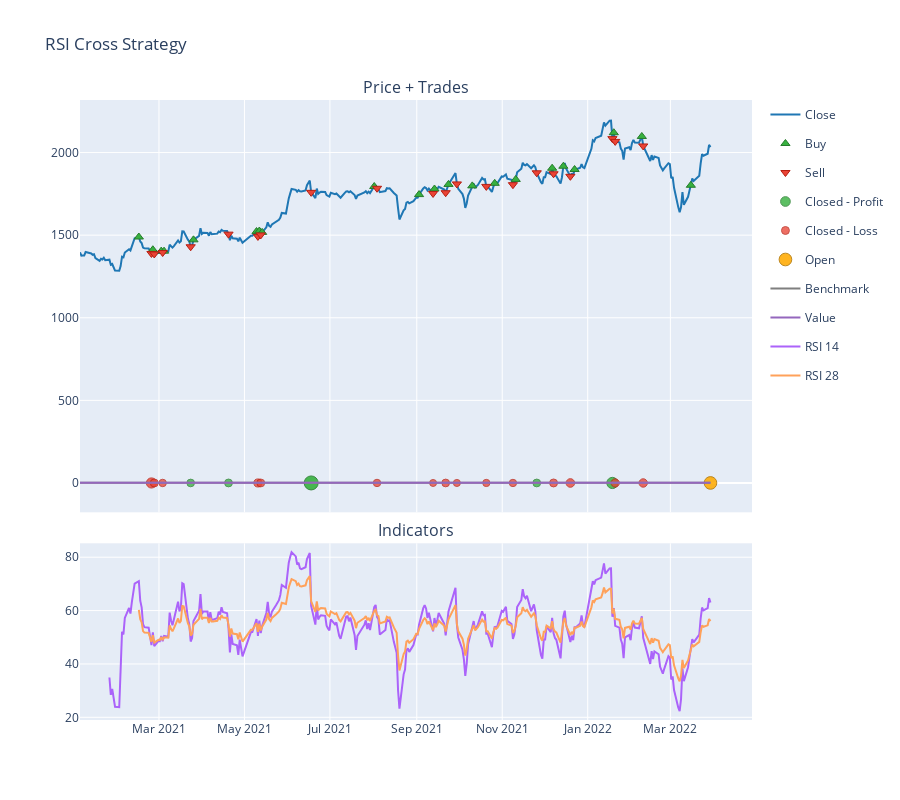

Write notebook code for a chart like this one.
### Code cell
indicators = {
    f"RSI {n1}": rsiS,
    f"RSI {n2}": rsiL
}
fig = plot_strategy_with_indicator(pf, price, indicators, title="RSI Cross Strategy")
fig.show()

### Figure 1 — Plotly figure (JSON) as saved in the notebook; plotly's stock layout.template omitted (floating-point values rounded to 4 significant figures; data arrays with more than 128 entries replaced by an {"elided": "..."} marker saying what was removed)
{"data": [{"legendgroup": "0", "line": {"color": "#1f77b4"}, "name": "Close", "showlegend": true, "type": "scatter", "uid": "894a531b-827d-4746-bb24-9fce34dce21d", "x": {"elided": "303 str values"}, "xaxis": "x", "y": {"elided": "303 float values"}, "yaxis": "y"}, {"customdata": [[0, 6.703, 19.96], [2, 6.571, 18.55], [4, 6.464, 18.14], [6, 6.4, 17.96], [8, 6.193, 18.23], [10, 6.104, 18.58], [12, 5.95, 18.15], [14, 5.866, 17.8], [16, 5.728, 20.56], [18, 5.83, 20.35], [20, 5.719, 20.35], [22, 5.538, 20.01], [24, 5.552, 19.97], [26, 5.473, 19.85], [28, 5.357, 19.69], [30, 5.259, 20.04], [32, 5.113, 19.61], [34, 4.982, 18.91], [36, 4.878, 20.68], [38, 4.79, 20.09], [40, 5.401, 19.46]], "hovertemplate": "Order Id: %{customdata[0]}<br>Timestamp: %{x}<br>Price: %{y}<br>Size: %{customdata[1]:.6f}<br>Fees: %{customdata[2]:.6f}", "legendgroup": "1", "marker": {"color": "#37B13F", "line": {"color": "rgb(38,123,44)", "width": 1}, "size": 8, "symbol": "triangle-up"}, "mode": "markers", "name": "Buy", "type": "scatter", "uid": "37ac99f5-b07e-4828-9e7b-4111fa7398e7", "x": ["2021-02-14T15:00:00+00:00", "2021-02-24T15:00:00+00:00", "2021-03-02T15:00:00+00:00", "2021-03-04T15:00:00+00:00", "2021-03-25T15:00:00+00:00", "2021-05-09T15:00:00+00:00", "2021-05-11T15:00:00+00:00", "2021-05-13T15:00:00+00:00", "2021-08-01T15:00:00+00:00", "2021-09-02T15:00:00+00:00", "2021-09-13T15:00:00+00:00", "2021-09-23T15:00:00+00:00", "2021-10-10T15:00:00+00:00", "2021-10-26T15:00:00+00:00", "2021-11-10T15:00:00+00:00", "2021-12-06T15:00:00+00:00", "2021-12-14T15:00:00+00:00", "2021-12-22T15:00:00+00:00", "2022-01-19T15:00:00+00:00", "2022-02-08T15:00:00+00:00", "2022-03-15T15:00:00+00:00"], "xaxis": "x", "y": [1489.0, 1412.0, 1403.0, 1403.0, 1472.0, 1522.0, 1525.0, 1517.0, 1795.0, 1746.0, 1780.0, 1807.0, 1798.0, 1814.0, 1837.0, 1905.0, 1917.0, 1897.0, 2120.0, 2097.0, 1802.0], "yaxis": "y"}, {"customdata": [[1, 6.703, 18.63], [3, 6.571, 18.22], [5, 6.464, 18.03], [7, 6.4, 18.3], [9, 6.193, 18.65], [11, 6.104, 18.22], [13, 5.95, 17.87], [15, 5.866, 20.64], [17, 5.728, 20.43], [19, 5.83, 20.43], [21, 5.719, 20.1], [23, 5.538, 20.05], [25, 5.552, 19.93], [27, 5.473, 19.76], [29, 5.357, 20.12], [31, 5.259, 19.68], [33, 5.113, 18.98], [35, 4.982, 20.77], [37, 4.878, 20.17], [39, 4.79, 19.54]], "hovertemplate": "Order Id: %{customdata[0]}<br>Timestamp: %{x}<br>Price: %{y}<br>Size: %{customdata[1]:.6f}<br>Fees: %{customdata[2]:.6f}", "legendgroup": "2", "marker": {"color": "#EA4335", "line": {"color": "rgb(181,31,18)", "width": 1}, "size": 8, "symbol": "triangle-down"}, "mode": "markers", "name": "Sell", "type": "scatter", "uid": "4bc519ea-cb28-472c-bdce-0468576a1821", "x": ["2021-02-23T15:00:00+00:00", "2021-02-25T15:00:00+00:00", "2021-03-03T15:00:00+00:00", "2021-03-23T15:00:00+00:00", "2021-04-19T15:00:00+00:00", "2021-05-10T15:00:00+00:00", "2021-05-12T15:00:00+00:00", "2021-06-17T15:00:00+00:00", "2021-08-03T15:00:00+00:00", "2021-09-12T15:00:00+00:00", "2021-09-21T15:00:00+00:00", "2021-09-29T15:00:00+00:00", "2021-10-20T15:00:00+00:00", "2021-11-08T15:00:00+00:00", "2021-11-25T15:00:00+00:00", "2021-12-07T15:00:00+00:00", "2021-12-19T15:00:00+00:00", "2022-01-18T15:00:00+00:00", "2022-01-20T15:00:00+00:00", "2022-02-09T15:00:00+00:00"], "xaxis": "x", "y": [1389.0, 1386.0, 1395.0, 1430.0, 1506.0, 1492.0, 1501.0, 1759.0, 1784.0, 1753.0, 1757.0, 1810.0, 1795.0, 1806.0, 1878.0, 1872.0, 1856.0, 2084.0, 2068.0, 2040.0], "yaxis": "y"}, {"customdata": [[3, 3, 133.9, 0.01491], [4, 4, 176.2, 0.01933], [7, 7, 1384.0, 0.1555], [14, 14, 176.0, 0.01788], [17, 17, 891.4, 0.0943]], "hovertemplate": "Exit Trade Id: %{customdata[0]}<br>Position Id: %{customdata[1]}<br>Exit Timestamp: %{x}<br>PnL: %{customdata[2]:.6f}<br>Return: %{customdata[3]:.2%}", "legendgroup": "3", "marker": {"color": "#37B13F", "line": {"color": "rgb(38,123,44)", "width": 1}, "opacity": [0.7644, 0.7686, 0.9, 0.7672, 0.841], "size": [7.671, 7.87, 14, 7.804, 11.24], "symbol": "circle"}, "mode": "markers", "name": "Closed - Profit", "type": "scatter", "uid": "a8b8a287-e1cb-4bcc-b2d9-31cf53a1766b", "x": ["2021-03-23T15:00:00+00:00", "2021-04-19T15:00:00+00:00", "2021-06-17T15:00:00+00:00", "2021-11-25T15:00:00+00:00", "2022-01-18T15:00:00+00:00"], "xaxis": "x", "y": [0.01491, 0.01933, 0.1555, 0.01788, 0.0943], "yaxis": "y"}, {"customdata": [[0, 0, -705.4, -0.07068], [1, 1, -204.5, -0.02205], [2, 2, -91.94, -0.01013], [5, 5, -217.0, -0.02336], [6, 6, -175.5, -0.01934], [8, 8, -102.5, -0.00997], [9, 9, -0.1061, -1.042e-05], [10, 10, -169.4, -0.01664], [11, 11, -23.32, -0.00233], [12, 12, -57.49, -0.005758], [13, 13, -84.2, -0.008482], [15, 15, -215.8, -0.02154], [16, 16, -350.9, -0.0358], [18, 18, -296.9, -0.02871], [19, 19, -314.9, -0.03135]], "hovertemplate": "Exit Trade Id: %{customdata[0]}<br>Position Id: %{customdata[1]}<br>Exit Timestamp: %{x}<br>PnL: %{customdata[2]:.6f}<br>Return: %{customdata[3]:.2%}", "legendgroup": "4", "marker": {"color": "#EA4335", "line": {"color": "rgb(181,31,18)", "width": 1}, "opacity": [0.8182, 0.7713, 0.7598, 0.7725, 0.7686, 0.7596, 0.75, 0.766, 0.7522, 0.7555, 0.7582, 0.7708, 0.7845, 0.7777, 0.7802], "size": [10.18, 7.992, 7.456, 8.051, 7.87, 7.448, 7, 7.749, 7.104, 7.259, 7.381, 7.969, 8.611, 8.292, 8.411], "symbol": "circle"}, "mode": "markers", "name": "Closed - Loss", "type": "scatter", "uid": "6199f65d-7ec0-4672-93f2-63b78ca4128a", "x": ["2021-02-23T15:00:00+00:00", "2021-02-25T15:00:00+00:00", "2021-03-03T15:00:00+00:00", "2021-05-10T15:00:00+00:00", "2021-05-12T15:00:00+00:00", "2021-08-03T15:00:00+00:00", "2021-09-12T15:00:00+00:00", "2021-09-21T15:00:00+00:00", "2021-09-29T15:00:00+00:00", "2021-10-20T15:00:00+00:00", "2021-11-08T15:00:00+00:00", "2021-12-07T15:00:00+00:00", "2021-12-19T15:00:00+00:00", "2022-01-20T15:00:00+00:00", "2022-02-09T15:00:00+00:00"], "xaxis": "x", "y": [-0.07068, -0.02205, -0.01013, -0.02336, -0.01934, -0.00997, -1.042e-05, -0.01664, -0.00233, -0.005758, -0.008482, -0.02154, -0.0358, -0.02871, -0.03135], "yaxis": "y"}, {"customdata": [[20, 20, 1229.0, 0.1262]], "hovertemplate": "Exit Trade Id: %{customdata[0]}<br>Position Id: %{customdata[1]}<br>Exit Timestamp: %{x}<br>PnL: %{customdata[2]:.6f}<br>Return: %{customdata[3]:.2%}", "legendgroup": "5", "marker": {"color": "#FFAA00", "line": {"color": "rgb(178,118,0)", "width": 1}, "opacity": [0.8718], "size": [12.68], "symbol": "circle"}, "mode": "markers", "name": "Open", "type": "scatter", "uid": "ff2c93b7-b62e-4c64-86dd-acc9fc54c724", "x": ["2022-03-29T15:00:00+00:00"], "xaxis": "x", "y": [0.1262], "yaxis": "y"}, {"legendgroup": "6", "line": {"color": "#7f7f7f"}, "name": "Benchmark", "showlegend": true, "type": "scatter", "uid": "e86e6f33-1f54-41cc-9773-92b6067a7b2e", "x": {"elided": "303 str values"}, "xaxis": "x", "y": {"elided": "303 float values"}, "yaxis": "y"}, {"hoverinfo": "skip", "legendgroup": "7", "line": {"color": "rgba(0, 0, 0, 0)", "width": 0}, "opacity": 0, "showlegend": false, "type": "scatter", "uid": "95d15523-823d-436b-b5cc-d15c690dd246", "x": {"elided": "303 str values"}, "xaxis": "x", "y": {"elided": "303 int values"}, "yaxis": "y"}, {"connectgaps": false, "fill": "tonexty", "fillcolor": "rgba(0, 128, 0, 0.3)", "hoverinfo": "skip", "legendgroup": "7", "line": {"color": "rgba(0, 0, 0, 0)", "width": 0}, "opacity": 0, "showlegend": false, "type": "scatter", "uid": "4158525e-320a-40bb-88c0-c173320ab0d6", "x": {"elided": "303 str values"}, "xaxis": "x", "y": {"elided": "303 float values"}, "yaxis": "y"}, {"hoverinfo": "skip", "legendgroup": "7", "line": {"color": "rgba(0, 0, 0, 0)", "width": 0}, "opacity": 0, "showlegend": false, "type": "scatter", "uid": "cf4a24d8-284c-463d-b366-7d5e359e5233", "x": {"elided": "303 str values"}, "xaxis": "x", "y": {"elided": "303 int values"}, "yaxis": "y"}, {"connectgaps": false, "fill": "tonexty", "fillcolor": "rgba(255, 0, 0, 0.3)", "hoverinfo": "skip", "legendgroup": "7", "line": {"color": "rgba(0, 0, 0, 0)", "width": 0}, "opacity": 0, "showlegend": false, "type": "scatter", "uid": "be0dba50-3ffa-4f2f-befb-5ad290f9431a", "x": {"elided": "303 str values"}, "xaxis": "x", "y": {"elided": "303 float values"}, "yaxis": "y"}, {"legendgroup": "8", "line": {"color": "#9467bd"}, "name": "Value", "showlegend": true, "type": "scatter", "uid": "e5038878-f533-4926-bf16-13a87fe26958", "x": {"elided": "303 str values"}, "xaxis": "x", "y": {"elided": "303 float values"}, "yaxis": "y"}, {"hoverinfo": "skip", "legendgroup": "7", "line": {"color": "rgba(0, 0, 0, 0)", "width": 0}, "opacity": 0, "showlegend": false, "type": "scatter", "uid": "d476bc56-6cc2-4494-a394-71b2045e8f36", "x": {"elided": "303 str values"}, "xaxis": "x", "y": {"elided": "303 int values"}, "yaxis": "y"}, {"mode": "lines", "name": "RSI 14", "type": "scatter", "x": {"elided": "303 str values"}, "xaxis": "x2", "y": {"elided": "303 float values"}, "yaxis": "y2"}, {"mode": "lines", "name": "RSI 28", "type": "scatter", "x": {"elided": "303 str values"}, "xaxis": "x2", "y": {"elided": "303 float values"}, "yaxis": "y2"}], "layout": {"annotations": [{"font": {"size": 16}, "showarrow": false, "text": "Price + Trades", "x": 0.5, "xanchor": "center", "xref": "paper", "y": 1.0, "yanchor": "bottom", "yref": "paper"}, {"font": {"size": 16}, "showarrow": false, "text": "Indicators", "x": 0.5, "xanchor": "center", "xref": "paper", "y": 0.285, "yanchor": "bottom", "yref": "paper"}], "height": 800, "showlegend": true, "title": {"text": "RSI Cross Strategy"}, "xaxis": {"anchor": "y", "domain": [0, 1], "matches": "x2", "showticklabels": false}, "xaxis2": {"anchor": "y2", "domain": [0, 1]}, "yaxis": {"anchor": "x", "domain": [0.335, 1.0]}, "yaxis2": {"anchor": "x2", "domain": [0, 0.285]}}}
